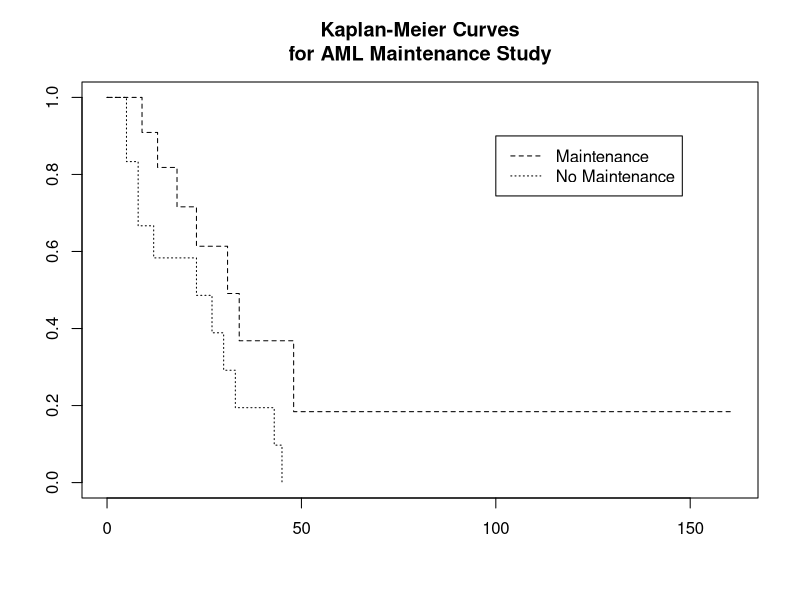
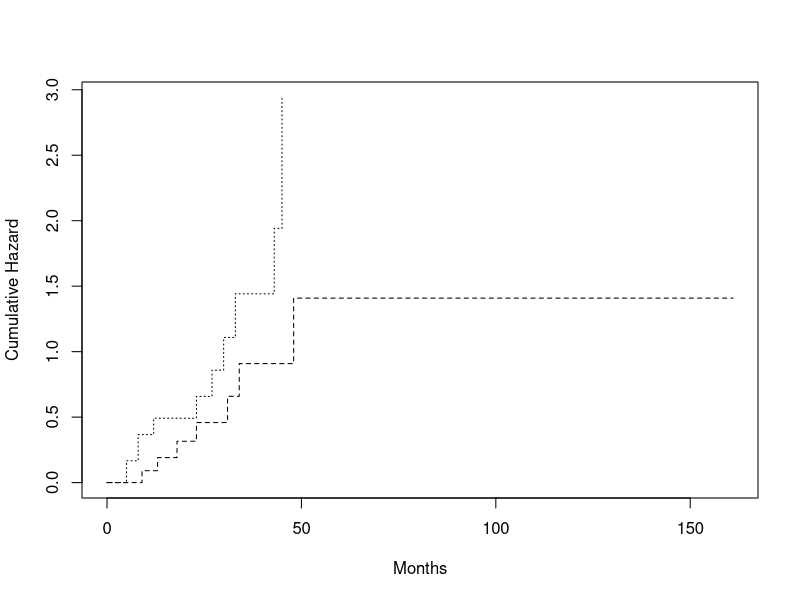

Source code (R) for these figures, in order:
library(survival)


### Name: plot.survfit
### Title: Plot method for 'survfit' objects
### Aliases: plot.survfit
### Keywords: survival hplot

### ** Examples

leukemia.surv <- survfit(Surv(time, status) ~ x, data = aml) 
plot(leukemia.surv, lty = 2:3) 
legend(100, .9, c("Maintenance", "No Maintenance"), lty = 2:3) 
title("Kaplan-Meier Curves\nfor AML Maintenance Study") 
lsurv2 <- survfit(Surv(time, status) ~ x, aml, type='fleming') 
plot(lsurv2, lty=2:3, fun="cumhaz", 
	xlab="Months", ylab="Cumulative Hazard") 
